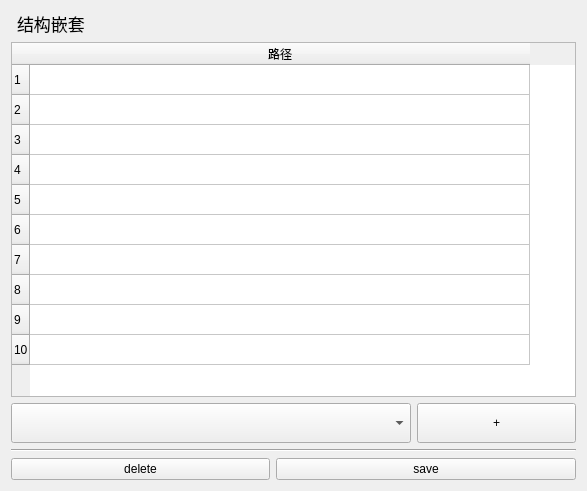
<?xml version="1.0" encoding="UTF-8"?>
<ui version="4.0">
 <class>Form</class>
 <widget class="QWidget" name="Form">
  <property name="geometry">
   <rect>
    <x>0</x>
    <y>0</y>
    <width>587</width>
    <height>491</height>
   </rect>
  </property>
  <property name="windowTitle">
   <string>Form</string>
  </property>
  <layout class="QVBoxLayout" name="verticalLayout_2">
   <item>
    <layout class="QVBoxLayout" name="verticalLayout">
     <item>
      <widget class="QLabel" name="label">
       <property name="font">
        <font>
         <pointsize>13</pointsize>
        </font>
       </property>
       <property name="text">
        <string>结构嵌套</string>
       </property>
       <property name="margin">
        <number>-1</number>
       </property>
       <property name="indent">
        <number>6</number>
       </property>
      </widget>
     </item>
     <item>
      <widget class="QTableWidget" name="structTable">
       <attribute name="horizontalHeaderDefaultSectionSize">
        <number>500</number>
       </attribute>
       <row>
        <property name="text">
         <string>1</string>
        </property>
       </row>
       <row>
        <property name="text">
         <string>2</string>
        </property>
       </row>
       <row>
        <property name="text">
         <string>3</string>
        </property>
       </row>
       <row>
        <property name="text">
         <string>4</string>
        </property>
       </row>
       <row>
        <property name="text">
         <string>5</string>
        </property>
       </row>
       <row>
        <property name="text">
         <string>6</string>
        </property>
       </row>
       <row>
        <property name="text">
         <string>7</string>
        </property>
       </row>
       <row>
        <property name="text">
         <string>8</string>
        </property>
       </row>
       <row>
        <property name="text">
         <string>9</string>
        </property>
       </row>
       <row>
        <property name="text">
         <string>10</string>
        </property>
       </row>
       <column>
        <property name="text">
         <string>路径</string>
        </property>
       </column>
      </widget>
     </item>
     <item>
      <layout class="QHBoxLayout" name="horizontalLayout">
       <item>
        <widget class="QComboBox" name="structList">
         <property name="minimumSize">
          <size>
           <width>400</width>
           <height>40</height>
          </size>
         </property>
        </widget>
       </item>
       <item>
        <widget class="QPushButton" name="addStruct">
         <property name="minimumSize">
          <size>
           <width>0</width>
           <height>40</height>
          </size>
         </property>
         <property name="text">
          <string>+</string>
         </property>
        </widget>
       </item>
      </layout>
     </item>
     <item>
      <widget class="Line" name="line">
       <property name="orientation">
        <enum>Qt::Horizontal</enum>
       </property>
      </widget>
     </item>
     <item>
      <layout class="QHBoxLayout" name="horizontalLayout_2">
       <item>
        <widget class="QPushButton" name="delButton">
         <property name="text">
          <string>delete</string>
         </property>
        </widget>
       </item>
       <item>
        <widget class="QPushButton" name="saveButton">
         <property name="minimumSize">
          <size>
           <width>300</width>
           <height>0</height>
          </size>
         </property>
         <property name="text">
          <string>save</string>
         </property>
        </widget>
       </item>
      </layout>
     </item>
    </layout>
   </item>
  </layout>
 </widget>
 <resources/>
 <connections/>
</ui>
